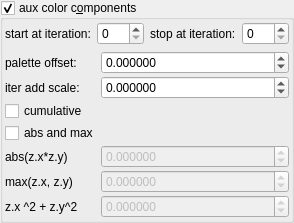
    <widget class="MyGroupBox" name="groupCheck_fold_color_aux_color_enabled">
     <property name="title">
      <string>aux color c&amp;omponents</string>
     </property>
     <property name="checkable">
      <bool>true</bool>
     </property>
     <layout class="QVBoxLayout" name="verticalLayout_11">
      <property name="leftMargin">
       <number>2</number>
      </property>
      <property name="topMargin">
       <number>2</number>
      </property>
      <property name="rightMargin">
       <number>2</number>
      </property>
      <property name="bottomMargin">
       <number>2</number>
      </property>
      <item>
       <layout class="QHBoxLayout" name="horizontalLayout_23" stretch="0,1,0,1">
        <item>
         <widget class="QLabel" name="label_103">
          <property name="text">
           <string>start at iteration:</string>
          </property>
         </widget>
        </item>
        <item>
         <widget class="MySpinBox" name="spinboxInt_fold_color_start_iterations_A">
          <property name="sizePolicy">
           <sizepolicy hsizetype="Minimum" vsizetype="Maximum">
            <horstretch>0</horstretch>
            <verstretch>0</verstretch>
           </sizepolicy>
          </property>
          <property name="minimum">
           <number>0</number>
          </property>
          <property name="maximum">
           <number>999</number>
          </property>
          <property name="value">
           <number>0</number>
          </property>
         </widget>
        </item>
        <item>
         <widget class="QLabel" name="label_76">
          <property name="text">
           <string>stop at iteration:</string>
          </property>
         </widget>
        </item>
        <item>
         <widget class="MySpinBox" name="spinboxInt_fold_color_stop_iterations_A">
          <property name="sizePolicy">
           <sizepolicy hsizetype="Preferred" vsizetype="Maximum">
            <horstretch>0</horstretch>
            <verstretch>0</verstretch>
           </sizepolicy>
          </property>
          <property name="maximum">
           <number>999</number>
          </property>
         </widget>
        </item>
       </layout>
      </item>
      <item>
       <layout class="QGridLayout" name="gridLayout_17" columnstretch="0,1">
        <property name="spacing">
         <number>2</number>
        </property>
        <item row="3" column="0">
         <widget class="MyCheckBox" name="checkBox_fold_color_aux_color_enabled_false">
          <property name="text">
           <string>abs and max</string>
          </property>
         </widget>
        </item>
        <item row="6" column="0">
         <widget class="QLabel" name="label_55">
          <property name="text">
           <string>z.x ^2 + z.y^2</string>
          </property>
         </widget>
        </item>
        <item row="0" column="0">
         <widget class="QLabel" name="label_25">
          <property name="text">
           <string>palette offset:</string>
          </property>
         </widget>
        </item>
        <item row="0" column="1">
         <widget class="MyDoubleSpinBox" name="spinbox_fold_color_difs0">
          <property name="sizePolicy">
           <sizepolicy hsizetype="Minimum" vsizetype="Maximum">
            <horstretch>0</horstretch>
            <verstretch>0</verstretch>
           </sizepolicy>
          </property>
          <property name="prefix">
           <string/>
          </property>
          <property name="suffix">
           <string/>
          </property>
          <property name="decimals">
           <number>6</number>
          </property>
          <property name="minimum">
           <double>-100.000000000000000</double>
          </property>
          <property name="maximum">
           <double>100.000000000000000</double>
          </property>
          <property name="singleStep">
           <double>0.100000000000000</double>
          </property>
         </widget>
        </item>
        <item row="6" column="1">
         <widget class="MyDoubleSpinBox" name="spinbox4_fold_color_difs_0000_z">
          <property name="enabled">
           <bool>false</bool>
          </property>
          <property name="sizePolicy">
           <sizepolicy hsizetype="Minimum" vsizetype="Maximum">
            <horstretch>0</horstretch>
            <verstretch>0</verstretch>
           </sizepolicy>
          </property>
          <property name="prefix">
           <string/>
          </property>
          <property name="suffix">
           <string/>
          </property>
          <property name="decimals">
           <number>6</number>
          </property>
          <property name="minimum">
           <double>-100.000000000000000</double>
          </property>
          <property name="maximum">
           <double>100.000000000000000</double>
          </property>
          <property name="singleStep">
           <double>0.100000000000000</double>
          </property>
         </widget>
        </item>
        <item row="1" column="1">
         <widget class="MyDoubleSpinBox" name="spinbox_fold_color_difs1">
          <property name="sizePolicy">
           <sizepolicy hsizetype="Minimum" vsizetype="Maximum">
            <horstretch>0</horstretch>
            <verstretch>0</verstretch>
           </sizepolicy>
          </property>
          <property name="prefix">
           <string/>
          </property>
          <property name="suffix">
           <string/>
          </property>
          <property name="decimals">
           <number>6</number>
          </property>
          <property name="minimum">
           <double>-100.000000000000000</double>
          </property>
          <property name="maximum">
           <double>100.000000000000000</double>
          </property>
          <property name="singleStep">
           <double>0.100000000000000</double>
          </property>
         </widget>
        </item>
        <item row="1" column="0">
         <widget class="QLabel" name="label_21">
          <property name="text">
           <string>iter add scale:</string>
          </property>
         </widget>
        </item>
        <item row="5" column="0">
         <widget class="QLabel" name="label_57">
          <property name="text">
           <string>max(z.x, z.y)</string>
          </property>
         </widget>
        </item>
        <item row="2" column="0">
         <widget class="MyCheckBox" name="checkBox_fold_color_aux_color_enabledA">
          <property name="text">
           <string>cumulative</string>
          </property>
         </widget>
        </item>
        <item row="4" column="0">
         <widget class="QLabel" name="label_58">
          <property name="text">
           <string>abs(z.x*z.y)</string>
          </property>
         </widget>
        </item>
        <item row="5" column="1">
         <widget class="MyDoubleSpinBox" name="spinbox4_fold_color_difs_0000_y">
          <property name="enabled">
           <bool>false</bool>
          </property>
          <property name="sizePolicy">
           <sizepolicy hsizetype="Minimum" vsizetype="Maximum">
            <horstretch>0</horstretch>
            <verstretch>0</verstretch>
           </sizepolicy>
          </property>
          <property name="prefix">
           <string/>
          </property>
          <property name="suffix">
           <string/>
          </property>
          <property name="decimals">
           <number>6</number>
          </property>
          <property name="minimum">
           <double>-100.000000000000000</double>
          </property>
          <property name="maximum">
           <double>100.000000000000000</double>
          </property>
          <property name="singleStep">
           <double>0.100000000000000</double>
          </property>
         </widget>
        </item>
        <item row="4" column="1">
         <widget class="MyDoubleSpinBox" name="spinbox4_fold_color_difs_0000_x">
          <property name="enabled">
           <bool>false</bool>
          </property>
          <property name="sizePolicy">
           <sizepolicy hsizetype="Minimum" vsizetype="Maximum">
            <horstretch>0</horstretch>
            <verstretch>0</verstretch>
           </sizepolicy>
          </property>
          <property name="prefix">
           <string/>
          </property>
          <property name="suffix">
           <string/>
          </property>
          <property name="decimals">
           <number>6</number>
          </property>
          <property name="minimum">
           <double>-100.000000000000000</double>
          </property>
          <property name="maximum">
           <double>100.000000000000000</double>
          </property>
          <property name="singleStep">
           <double>0.100000000000000</double>
          </property>
         </widget>
        </item>
       </layout>
      </item>
     </layout>
    </widget>
